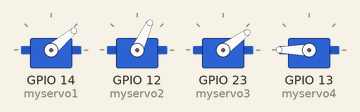
The sketch below on a simulated ESP32. On the bench: 4 × servo. Nothing arrives over Bluetooth unless stated; what the sketch prints to the serial monitor is not drawn.

Above: at 0.1 s.
Timing chart, 0 to 1.6 s (numbered marks = the images above):
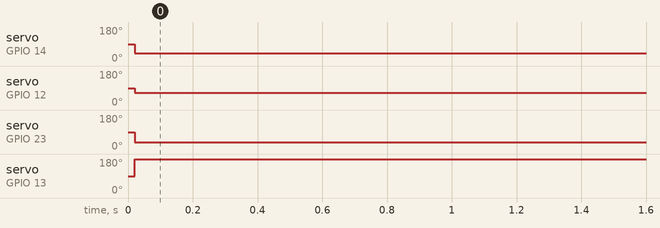

The sketch:

ps4_v.ino
```cpp
#include <ESP32Servo.h> //載入函式庫，這是內建的，不用安裝
#include <PS4Controller.h>

Servo myservo1;
Servo myservo2;
Servo myservo3; // 建立SERVO物件
Servo myservo4;

int a = 40, b = 65, c = 36, d = 180;

void setup()
{
    myservo1.attach(14); // 30,110
    myservo2.attach(12); // 10,140
    myservo3.attach(23); // 15,88
    myservo4.attach(13);
    Serial.begin(115200);
    PS4.begin("b8:9a:2a:1c:48:f9");
    Serial.println("Ready.");
}

void ps4control(void)
{
    if (PS4.isConnected())
    {
        if (PS4.LStickX() > 50)
            b--;
        if (PS4.LStickX() < -50)
            b++;
        if (PS4.LStickY() > 50)
            c++;
        if (PS4.LStickY() < -50)
            c--;
        if (PS4.RStickX() > 50)
            d++;
        if (PS4.RStickX() < -50)
            d--;
        if (PS4.RStickY() > 50)
            a--;
        if (PS4.RStickY() < -50)
            a++;
    }
    delay(20);
}

void angle(void)
{
    if (a < 30)
        a = 30;
    if (a > 110)
        a = 110;
    if (b < 10)
        b = 10;
    if (b > 139)
        b = 139;
    if (c < 15)
        c = 15;
    if (c > 88)
        c = 88;
    if (d < 30)
        d = 30;
    if (d > 180)
        d = 180;
}

int i;
void emergency_stop(void)
{
    if (PS4.Triangle())
    {
        while (1)
        {
            myservo1.detach();
            myservo2.detach();
            myservo3.detach();
            myservo4.detach();
            if (PS4.Triangle())
                break;
        }
    }
}

void loop()
{
    emergency_stop();
    ps4control();
    angle();

    Serial.print(a);
    Serial.print(",");
    Serial.print(b);
    Serial.print(",");
    Serial.print(c);
    Serial.print(",");
    Serial.println(d);

    myservo1.write(a);
    myservo2.write(b);
    myservo3.write(c);
    myservo4.write(d);
}
```

Measured:
- by itself, servo on GPIO 14 (myservo1): 90° → 40° at 0.02 s
- by itself, servo on GPIO 12 (myservo2): 90° → 65° at 0.02 s
- by itself, servo on GPIO 23 (myservo3): 90° → 36° at 0.02 s
- by itself, servo on GPIO 13 (myservo4): 90° → 180° at 0.02 s
